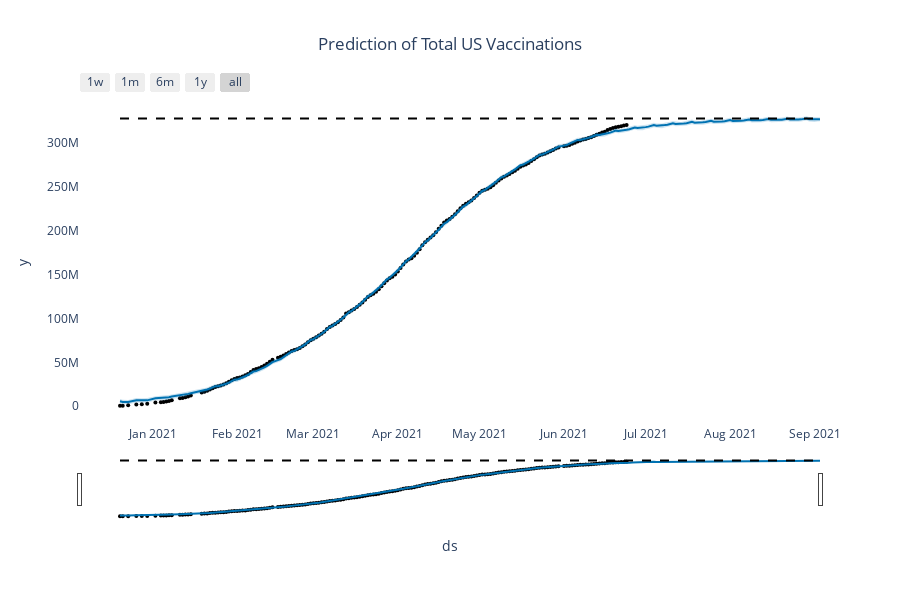

Write notebook code for a chart like this one.
### Code cell
total_vacc_pred_fig = plot_plotly(m, forecast_total_vacc)
total_vacc_pred_fig.update_layout({'plot_bgcolor': 'rgba(0, 0, 0, 0)','paper_bgcolor': 'rgba(0, 0, 0, 0)',})
total_vacc_pred_fig.update_layout(title_text='Prediction of Total US Vaccinations', title_x=0.5)
total_vacc_pred_fig.show()

### Figure 1 — Plotly figure (JSON) as saved in the notebook; plotly's stock layout.template omitted (floating-point values rounded to 4 significant figures; data arrays with more than 128 entries replaced by an {"elided": "..."} marker saying what was removed)
{"data": [{"marker": {"color": "black", "size": 4}, "mode": "markers", "name": "Actual", "type": "scatter", "x": {"elided": "172 str values"}, "y": {"elided": "172 int values"}}, {"hoverinfo": "skip", "line": {"width": 0}, "mode": "lines", "type": "scatter", "x": {"elided": "243 str values"}, "y": {"elided": "243 float values"}}, {"fill": "tonexty", "fillcolor": "rgba(0, 114, 178, 0.2)", "line": {"color": "#0072B2", "width": 2}, "mode": "lines", "name": "Predicted", "type": "scatter", "x": {"elided": "243 str values"}, "y": {"elided": "243 float values"}}, {"fill": "tonexty", "fillcolor": "rgba(0, 114, 178, 0.2)", "hoverinfo": "skip", "line": {"width": 0}, "mode": "lines", "type": "scatter", "x": {"elided": "243 str values"}, "y": {"elided": "243 float values"}}, {"line": {"color": "black", "dash": "dash", "width": 2}, "mode": "lines", "name": "Cap", "type": "scatter", "x": {"elided": "243 str values"}, "y": {"elided": "243 int values"}}], "layout": {"height": 600, "paper_bgcolor": "rgba(0, 0, 0, 0)", "plot_bgcolor": "rgba(0, 0, 0, 0)", "showlegend": false, "title": {"text": "Prediction of Total US Vaccinations", "x": 0.5}, "width": 900, "xaxis": {"rangeselector": {"buttons": [{"count": 7, "label": "1w", "step": "day", "stepmode": "backward"}, {"count": 1, "label": "1m", "step": "month", "stepmode": "backward"}, {"count": 6, "label": "6m", "step": "month", "stepmode": "backward"}, {"count": 1, "label": "1y", "step": "year", "stepmode": "backward"}, {"step": "all"}]}, "rangeslider": {"visible": true}, "title": {"text": "ds"}, "type": "date"}, "yaxis": {"title": {"text": "y"}}}}
